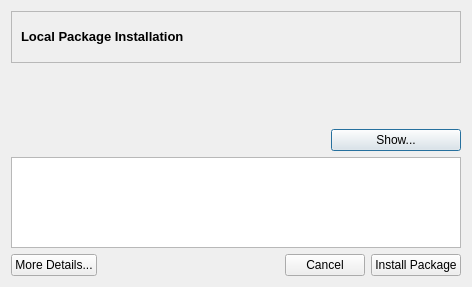
<ui version="4.0" >
 <class>LocalPackage</class>
 <widget class="QDialog" name="LocalPackage" >
  <property name="geometry" >
   <rect>
    <x>0</x>
    <y>0</y>
    <width>472</width>
    <height>287</height>
   </rect>
  </property>
  <property name="windowTitle" >
   <string>Install Package from File</string>
  </property>
  <property name="windowIcon" >
   <iconset resource="shaman.qrc" >
    <normaloff>:/Icons/icons/shaman/shaman-yellow-icon-22.png</normaloff>:/Icons/icons/shaman/shaman-yellow-icon-22.png</iconset>
  </property>
  <layout class="QVBoxLayout" name="verticalLayout" >
   <item>
    <widget class="QFrame" name="frame" >
     <property name="sizePolicy" >
      <sizepolicy vsizetype="Maximum" hsizetype="Preferred" >
       <horstretch>0</horstretch>
       <verstretch>0</verstretch>
      </sizepolicy>
     </property>
     <property name="frameShape" >
      <enum>QFrame::StyledPanel</enum>
     </property>
     <property name="frameShadow" >
      <enum>QFrame::Sunken</enum>
     </property>
     <layout class="QGridLayout" name="_2" >
      <item row="0" column="0" >
       <widget class="QLabel" name="label_4" >
        <property name="text" >
         <string>&lt;!DOCTYPE HTML PUBLIC "-//W3C//DTD HTML 4.0//EN" "http://www.w3.org/TR/REC-html40/strict.dtd">
&lt;html>&lt;head>&lt;meta name="qrichtext" content="1" />&lt;style type="text/css">
p, li { white-space: pre-wrap; }
&lt;/style>&lt;/head>&lt;body style=" font-family:'Sans Serif'; font-size:10pt; font-weight:400; font-style:normal;">
&lt;p style=" margin-top:0px; margin-bottom:0px; margin-left:0px; margin-right:0px; -qt-block-indent:0; text-indent:0px; font-family:'Bitstream Vera Sans';">&lt;span style=" font-weight:600;">Local Package Installation&lt;/span>&lt;/p>&lt;/body>&lt;/html></string>
        </property>
       </widget>
      </item>
      <item row="0" column="1" >
       <widget class="QLabel" name="label_5" >
        <property name="sizePolicy" >
         <sizepolicy vsizetype="Maximum" hsizetype="Maximum" >
          <horstretch>0</horstretch>
          <verstretch>0</verstretch>
         </sizepolicy>
        </property>
        <property name="minimumSize" >
         <size>
          <width>32</width>
          <height>32</height>
         </size>
        </property>
        <property name="text" >
         <string/>
        </property>
        <property name="pixmap" >
         <pixmap resource="shaman.qrc" >:/Icons/icons/dialog-ok-apply.png</pixmap>
        </property>
        <property name="scaledContents" >
         <bool>true</bool>
        </property>
       </widget>
      </item>
     </layout>
    </widget>
   </item>
   <item>
    <widget class="QLabel" name="nameLabel" >
     <property name="text" >
      <string/>
     </property>
    </widget>
   </item>
   <item>
    <widget class="QLabel" name="descLabel" >
     <property name="text" >
      <string/>
     </property>
     <property name="scaledContents" >
      <bool>true</bool>
     </property>
     <property name="wordWrap" >
      <bool>true</bool>
     </property>
    </widget>
   </item>
   <item>
    <layout class="QHBoxLayout" name="horizontalLayout" >
     <item>
      <widget class="QLabel" name="iconLabel" >
       <property name="maximumSize" >
        <size>
         <width>24</width>
         <height>16777215</height>
        </size>
       </property>
       <property name="text" >
        <string/>
       </property>
       <property name="pixmap" >
        <pixmap resource="shaman.qrc" >:/Icons/icons/dialog-ok-apply.png</pixmap>
       </property>
      </widget>
     </item>
     <item>
      <widget class="QLabel" name="statusLabel" >
       <property name="text" >
        <string/>
       </property>
       <property name="scaledContents" >
        <bool>true</bool>
       </property>
       <property name="wordWrap" >
        <bool>true</bool>
       </property>
      </widget>
     </item>
    </layout>
   </item>
   <item>
    <layout class="QHBoxLayout" name="horizontalLayout_3" >
     <item>
      <widget class="QLabel" name="depsLabel" >
       <property name="text" >
        <string/>
       </property>
       <property name="scaledContents" >
        <bool>true</bool>
       </property>
       <property name="wordWrap" >
        <bool>true</bool>
       </property>
      </widget>
     </item>
     <item>
      <widget class="QPushButton" name="showButton" >
       <property name="maximumSize" >
        <size>
         <width>130</width>
         <height>16777215</height>
        </size>
       </property>
       <property name="text" >
        <string>Show...</string>
       </property>
       <property name="icon" >
        <iconset resource="shaman.qrc" >
         <normaloff>:/Icons/icons/view-list-tree.png</normaloff>:/Icons/icons/view-list-tree.png</iconset>
       </property>
       <property name="checkable" >
        <bool>true</bool>
       </property>
      </widget>
     </item>
    </layout>
   </item>
   <item>
    <widget class="QListWidget" name="listWidget" />
   </item>
   <item>
    <layout class="QHBoxLayout" name="horizontalLayout_2" >
     <item>
      <widget class="QPushButton" name="detailsButton" >
       <property name="text" >
        <string>More Details...</string>
       </property>
       <property name="icon" >
        <iconset resource="shaman.qrc" >
         <normaloff>:/Icons/icons/bookmark-new-list.png</normaloff>:/Icons/icons/bookmark-new-list.png</iconset>
       </property>
      </widget>
     </item>
     <item>
      <spacer name="horizontalSpacer" >
       <property name="orientation" >
        <enum>Qt::Horizontal</enum>
       </property>
       <property name="sizeHint" stdset="0" >
        <size>
         <width>40</width>
         <height>20</height>
        </size>
       </property>
      </spacer>
     </item>
     <item>
      <widget class="QPushButton" name="cancelButton" >
       <property name="text" >
        <string>Cancel</string>
       </property>
       <property name="icon" >
        <iconset resource="shaman.qrc" >
         <normaloff>:/Icons/icons/dialog-cancel.png</normaloff>:/Icons/icons/dialog-cancel.png</iconset>
       </property>
      </widget>
     </item>
     <item>
      <widget class="QPushButton" name="installButton" >
       <property name="text" >
        <string>Install Package</string>
       </property>
       <property name="icon" >
        <iconset resource="shaman.qrc" >
         <normaloff>:/Icons/icons/dialog-ok-apply.png</normaloff>:/Icons/icons/dialog-ok-apply.png</iconset>
       </property>
      </widget>
     </item>
    </layout>
   </item>
  </layout>
 </widget>
 <resources>
  <include location="shaman.qrc" />
 </resources>
 <connections>
  <connection>
   <sender>showButton</sender>
   <signal>toggled(bool)</signal>
   <receiver>listWidget</receiver>
   <slot>setVisible(bool)</slot>
   <hints>
    <hint type="sourcelabel" >
     <x>435</x>
     <y>145</y>
    </hint>
    <hint type="destinationlabel" >
     <x>252</x>
     <y>284</y>
    </hint>
   </hints>
  </connection>
 </connections>
</ui>
